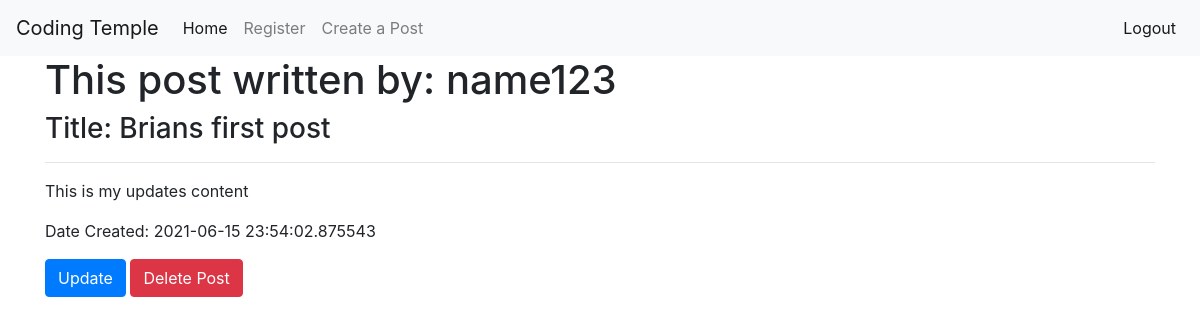
Screenshot of /posts/1 (signed in) with the database file from the repository.
### app/models.py (models this page shows, shortened)
class User(db.Model, UserMixin):
    id = db.Column(db.Integer, primary_key=True)
    username = db.Column(db.String(100), nullable=False, unique=True)
    email = db.Column(db.String(100), nullable=False, unique=True)
    password = db.Column(db.String(256), nullable=False)
    post = db.relationship('Post', backref='author', lazy=True)

class Post(db.Model):
    id = db.Column(db.Integer, primary_key=True)
    title = db.Column(db.String(200))
    content = db.Column(db.String(300))
    date_created = db.Column(db.DateTime, nullable=False, default=datetime.utcnow)
    user_id = db.Column(db.Integer, db.ForeignKey('user.id'), nullable=False)

### app/routes.py (the view)
@app.route('/posts/<int:post_id>')
@login_required
def post_detail(post_id):
    post = Post.query.get_or_404(post_id)
    return render_template('post_detail.html', post=post)

### app/models.py (called while the page is built)
@login.user_loader
def load_user(user_id):
    return User.query.get(int(user_id))

### app/templates/post_detail.html (shortened to what this page needs)
{% extends 'base.html' %}
{% block content %}
<h1>This post written by: {{ post.author.username }}</h1>
<h3>Title: {{ post.title }}</h3>
<hr>
<p>{{ post.content }}</p>
<blockquote>Date Created: {{ post.date_created }}</blockquote>
<a href="{{ url_for('post_update', post_id=post.id)}}"><button class="btn btn-primary">Update</button></a>
<button type="button" class="btn btn-danger" data-toggle='modal' data-target='dangerModal'>Delete Post</button>
{% endblock content %}

### rows the page displays
User: author.username "name123"
Post: title "Brians first post", content "This is my updates content", date_created "2021-06-15 23:54:02.875543"
